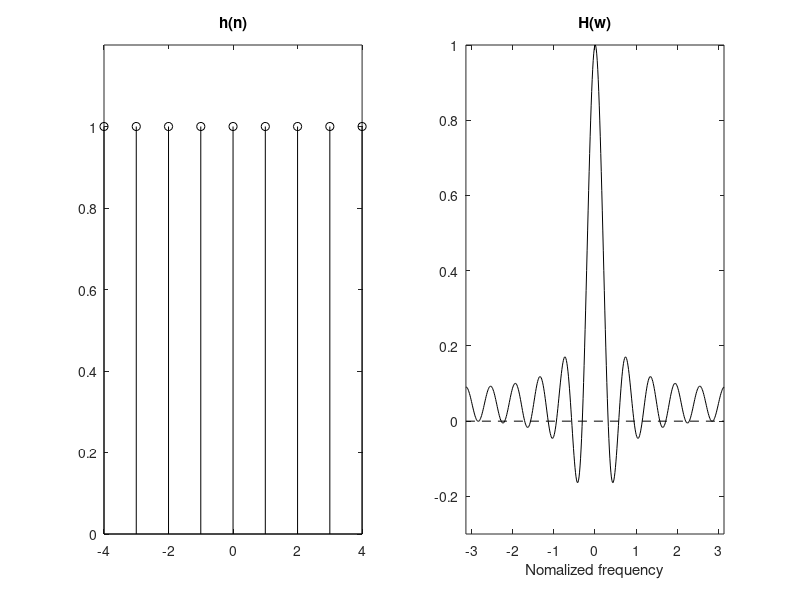

Reproduce this figure in MATLAB.
h_n = ones(1,11);
n = -5:1:5;
subplot(1,2,1); stem(n,h_n,'k'); 
axis([-4 4 0 1.2]); title("h(n)");
H1 = real(fft(h_n,512));Hf = H1/max(H1);
w = -pi:(2*pi/511):pi;
subplot(1,2,2); plot(w,fftshift(Hf),'k');
axis([-pi pi -0.3 1]); title("H(w)");
xlabel('Nomalized frequency');
hold on;
plot([-pi pi],[0 0], '--k');
